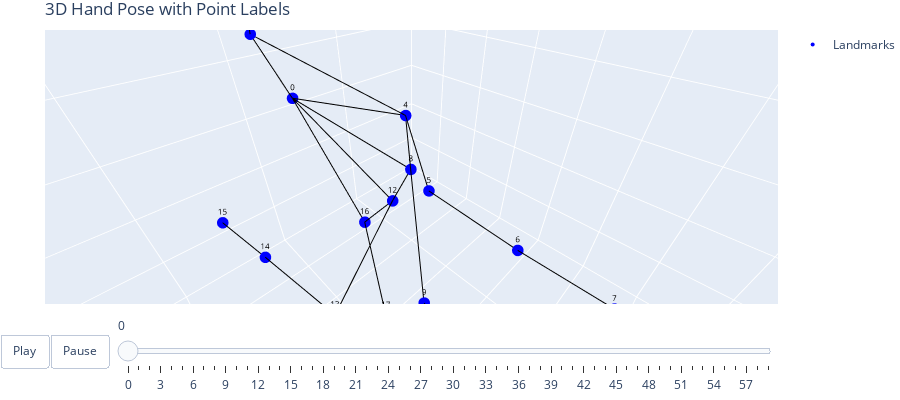
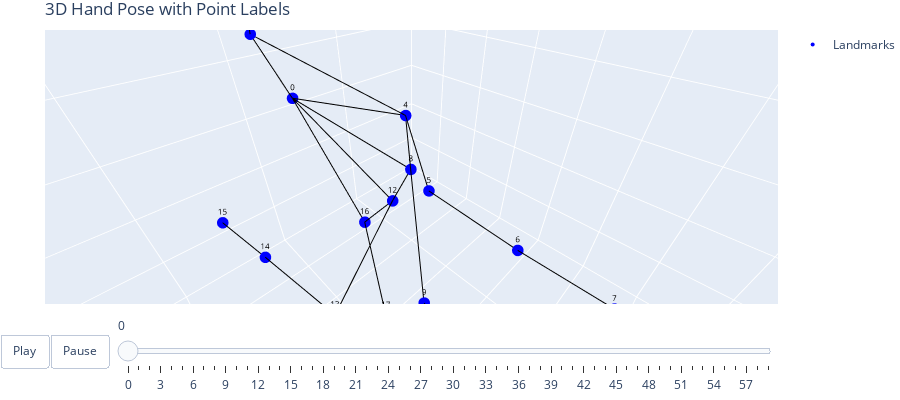
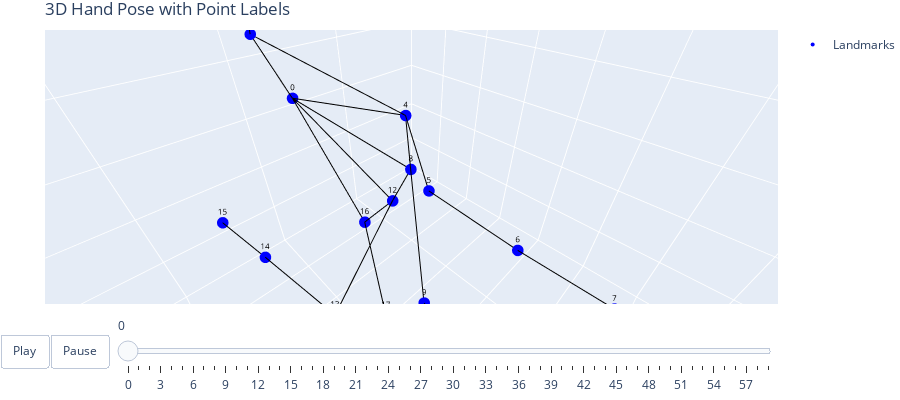
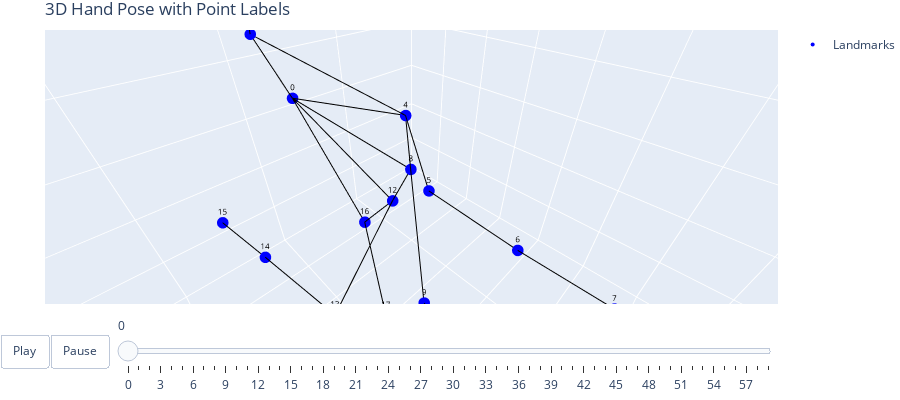

The notebook cell saved with these charts, in order:
### Code cell
import time
import numpy as np
from scipy.interpolate import interp1d
import numpy as np
from scipy.interpolate import make_interp_spline
from scipy.interpolate import CubicSpline

from shared import plot_3d_hands


# Perfect anchor points, a little robotic in between, but still good enough
def _resample_linear(array: np.ndarray, target_size: int) -> np.ndarray:
    """
    Resample a signal array to a target size using linear interpolation

    Args:
        array (np.ndarray): Input signal array of shape (n_samples, ...)
        target_size (int): Desired number of samples in output

    Returns:
        np.ndarray: Resampled array of shape (target_size, ...)
    """
    # Generate x coordinates for original and target
    x = np.linspace(0, 1, array.shape[0])
    x_new = np.linspace(0, 1, target_size)

    # Preserve shape of additional dimensions
    orig_shape = array.shape
    n_channels = np.prod(orig_shape[1:]) if len(orig_shape) > 1 else 1

    # Reshape to 2D array (samples, channels)
    y = array.reshape(-1, n_channels)

    # Create interpolation function
    f = interp1d(x, y, axis=0, kind="linear")

    # Interpolate
    resampled = f(x_new)

    # Reshape back to original dimensions
    if len(orig_shape) > 1:
        resampled = resampled.reshape((target_size,) + orig_shape[1:])

    return resampled


# Overhoots making imposible hand poses if the original fps is too low, however hides the noise of the initial data and not so robotic looking
def _resample_bspline(
    array: np.ndarray, target_size: int, order: int = 3
) -> np.ndarray:
    """
    Resample a signal array to a target size using B-spline interpolation

    Args:
        array (np.ndarray): Input signal array of shape (n_samples, ...)
        target_size (int): Desired number of samples in output
        order (int): Order of the B-spline

    Returns:
        np.ndarray: Resampled array of shape (target_size, ...)
    """
    # Generate x coordinates for original and target
    x = np.linspace(0, 1, array.shape[0])
    x_new = np.linspace(0, 1, target_size)

    # Preserve shape of additional dimensions
    orig_shape = array.shape
    n_channels = np.prod(orig_shape[1:]) if len(orig_shape) > 1 else 1

    # Reshape to 2D array (samples, channels)
    y = array.reshape(-1, n_channels)

    # Initialize array for resampled data
    resampled = np.zeros((target_size, n_channels))

    # Fit B-spline for each channel separately
    for ch in range(n_channels):
        spl = make_interp_spline(x, y[:, ch], k=order)
        resampled[:, ch] = spl(x_new)

    # Reshape back to original dimensions
    if len(orig_shape) > 1:
        resampled = resampled.reshape((target_size,) + orig_shape[1:])

    return resampled


# Looks like bspline, but faster
def _resample_cubic_spline(array: np.ndarray, target_size: int) -> np.ndarray:
    """
    Resample a signal array to a target size using cubic spline interpolation

    Args:
        array (np.ndarray): Input signal array of shape (n_samples, ...)
        target_size (int): Desired number of samples in output

    Returns:
        np.ndarray: Resampled array of shape (target_size, ...)
    """
    # Generate x coordinates for original and target
    x = np.linspace(0, 1, array.shape[0])
    x_new = np.linspace(0, 1, target_size)

    # Preserve shape of additional dimensions
    orig_shape = array.shape
    n_channels = np.prod(orig_shape[1:]) if len(orig_shape) > 1 else 1

    # Reshape to 2D array (samples, channels)
    y = array.reshape(-1, n_channels)

    # Create cubic spline interpolation function
    cs = CubicSpline(x, y, axis=0)

    # Interpolate
    resampled = cs(x_new)

    # Reshape back to original dimensions
    if len(orig_shape) > 1:
        resampled = resampled.reshape((target_size,) + orig_shape[1:])

    return resampled


from scipy.interpolate import Akima1DInterpolator


# Still looks robotic, but less rototic then linear, has no problem with overhooting
def _resample_akima(array: np.ndarray, target_size: int) -> np.ndarray:
    """
    Resample a signal array to a target size using Akima interpolation

    Args:
        array (np.ndarray): Input signal array of shape (n_samples, ...)
        target_size (int): Desired number of samples in output

    Returns:
        np.ndarray: Resampled array of shape (target_size, ...)
    """
    x = np.linspace(0, 1, array.shape[0])
    x_new = np.linspace(0, 1, target_size)

    orig_shape = array.shape
    n_channels = np.prod(orig_shape[1:]) if len(orig_shape) > 1 else 1

    y = array.reshape(-1, n_channels)

    resampled = np.zeros((target_size, n_channels))
    for ch in range(n_channels):
        akima = Akima1DInterpolator(x, y[:, ch])
        resampled[:, ch] = akima(x_new)

    if len(orig_shape) > 1:
        resampled = resampled.reshape((target_size,) + orig_shape[1:])

    return resampled


from scipy.interpolate import PchipInterpolator


# Looks exactly like akima, but is slower a bit
def _resample_monotone_cubic(array: np.ndarray, target_size: int) -> np.ndarray:
    """
    Resample a signal array to a target size using monotone cubic interpolation

    Args:
        array (np.ndarray): Input signal array of shape (n_samples, ...)
        target_size (int): Desired number of samples in output

    Returns:
        np.ndarray: Resampled array of shape (target_size, ...)
    """
    x = np.linspace(0, 1, array.shape[0])
    x_new = np.linspace(0, 1, target_size)

    orig_shape = array.shape
    n_channels = np.prod(orig_shape[1:]) if len(orig_shape) > 1 else 1

    y = array.reshape(-1, n_channels)

    resampled = np.zeros((target_size, n_channels))
    for ch in range(n_channels):
        pchip = PchipInterpolator(x, y[:, ch])
        resampled[:, ch] = pchip(x_new)

    if len(orig_shape) > 1:
        resampled = resampled.reshape((target_size,) + orig_shape[1:])

    return resampled


def test_resample(start, stop, resample, k, divide=True, plot=False):
    joint_samples = rec[start:stop]
    angle_samples = np.stack(
        [inverse_hand_angles_by_landmarks([l for l in hand]) for hand in joint_samples]
    )

    start_time = time.time()
    angle_samples = resample(
        angle_samples, angle_samples.shape[0] // (k if divide else 1)
    )
    angle_samples = resample(angle_samples, angle_samples.shape[0] * k)
    end_time = time.time()

    joint_samples = np.stack([hand_landmarks_by_angles(a) for a in angle_samples])
    if plot:
        plot_3d_hands(joint_samples)
    else:
        print(f"{resample} resampling time: {end_time - start_time:.4f} seconds")


testing = [
    _resample_linear,
    _resample_akima,
    _resample_monotone_cubic,
    _resample_cubic_spline,
    _resample_bspline,
]

for resample in testing:
    test_resample(0, 1000, resample, 4)

for resample in testing:
    test_resample(240, 300, resample, 10, plot=True)
